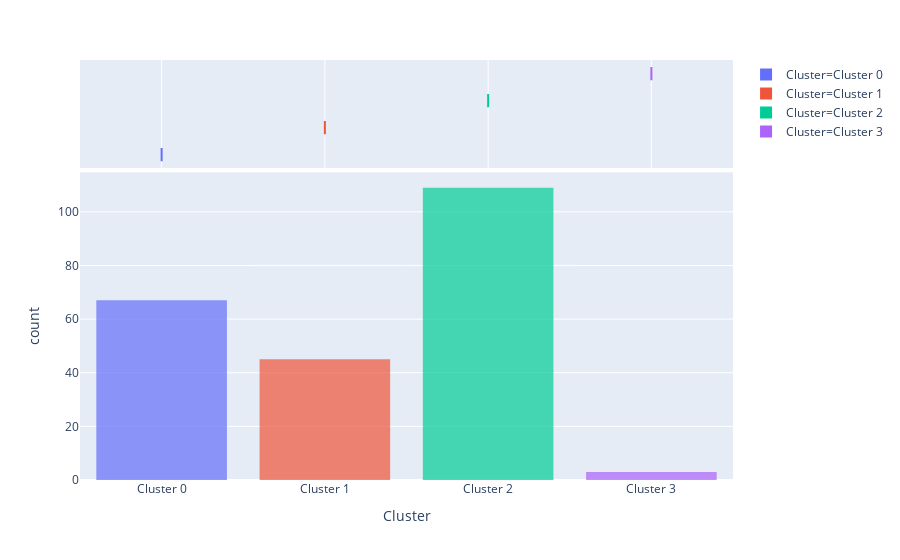

Write notebook code for a chart like this one.
### Code cell
plot_model(kmeans, plot = 'distribution')

### Figure 1 — Plotly figure (JSON) as saved in the notebook; plotly's stock layout.template omitted (floating-point values rounded to 4 significant figures; data arrays with more than 128 entries replaced by an {"elided": "..."} marker saying what was removed)
{"data": [{"alignmentgroup": "True", "bingroup": "x", "hoverlabel": {"namelength": 0}, "hovertemplate": "Cluster=%{x}<br>count=%{y}", "legendgroup": "Cluster=Cluster 0", "marker": {"color": "#636efa", "opacity": 0.7}, "name": "Cluster=Cluster 0", "offsetgroup": "Cluster=Cluster 0", "orientation": "v", "showlegend": true, "type": "histogram", "x": ["Cluster 0", "Cluster 0", "Cluster 0", "Cluster 0", "Cluster 0", "Cluster 0", "Cluster 0", "Cluster 0", "Cluster 0", "Cluster 0", "Cluster 0", "Cluster 0", "Cluster 0", "Cluster 0", "Cluster 0", "Cluster 0", "Cluster 0", "Cluster 0", "Cluster 0", "Cluster 0", "Cluster 0", "Cluster 0", "Cluster 0", "Cluster 0", "Cluster 0", "Cluster 0", "Cluster 0", "Cluster 0", "Cluster 0", "Cluster 0", "Cluster 0", "Cluster 0", "Cluster 0", "Cluster 0", "Cluster 0", "Cluster 0", "Cluster 0", "Cluster 0", "Cluster 0", "Cluster 0", "Cluster 0", "Cluster 0", "Cluster 0", "Cluster 0", "Cluster 0", "Cluster 0", "Cluster 0", "Cluster 0", "Cluster 0", "Cluster 0", "Cluster 0", "Cluster 0", "Cluster 0", "Cluster 0", "Cluster 0", "Cluster 0", "Cluster 0", "Cluster 0", "Cluster 0", "Cluster 0", "Cluster 0", "Cluster 0", "Cluster 0", "Cluster 0", "Cluster 0", "Cluster 0", "Cluster 0"], "xaxis": "x", "yaxis": "y"}, {"alignmentgroup": "True", "customdata": {"elided": "67x22 mixed values"}, "hoverlabel": {"namelength": 0}, "hovertemplate": "Cluster=%{customdata[21]}<br>Country Name=%{customdata[0]}<br>1995=%{customdata[1]}<br>1996=%{customdata[2]}<br>1997=%{customdata[3]}<br>1998=%{customdata[4]}<br>1999=%{customdata[5]}<br>2000=%{customdata[6]}<br>2001=%{customdata[7]}<br>2002=%{customdata[8]}<br>2003=%{customdata[9]}<br>2004=%{customdata[10]}<br>2005=%{customdata[11]}<br>2006=%{customdata[12]}<br>2007=%{customdata[13]}<br>2008=%{customdata[14]}<br>2009=%{customdata[15]}<br>2010=%{customdata[16]}<br>2011=%{customdata[17]}<br>2012=%{customdata[18]}<br>2013=%{customdata[19]}<br>2014=%{customdata[20]}", "legendgroup": "Cluster=Cluster 0", "marker": {"color": "#636efa"}, "name": "Cluster=Cluster 0", "notched": true, "offsetgroup": "Cluster=Cluster 0", "showlegend": false, "type": "box", "x": ["Cluster 0", "Cluster 0", "Cluster 0", "Cluster 0", "Cluster 0", "Cluster 0", "Cluster 0", "Cluster 0", "Cluster 0", "Cluster 0", "Cluster 0", "Cluster 0", "Cluster 0", "Cluster 0", "Cluster 0", "Cluster 0", "Cluster 0", "Cluster 0", "Cluster 0", "Cluster 0", "Cluster 0", "Cluster 0", "Cluster 0", "Cluster 0", "Cluster 0", "Cluster 0", "Cluster 0", "Cluster 0", "Cluster 0", "Cluster 0", "Cluster 0", "Cluster 0", "Cluster 0", "Cluster 0", "Cluster 0", "Cluster 0", "Cluster 0", "Cluster 0", "Cluster 0", "Cluster 0", "Cluster 0", "Cluster 0", "Cluster 0", "Cluster 0", "Cluster 0", "Cluster 0", "Cluster 0", "Cluster 0", "Cluster 0", "Cluster 0", "Cluster 0", "Cluster 0", "Cluster 0", "Cluster 0", "Cluster 0", "Cluster 0", "Cluster 0", "Cluster 0", "Cluster 0", "Cluster 0", "Cluster 0", "Cluster 0", "Cluster 0", "Cluster 0", "Cluster 0", "Cluster 0", "Cluster 0"], "xaxis": "x2", "yaxis": "y2"}, {"alignmentgroup": "True", "bingroup": "x", "hoverlabel": {"namelength": 0}, "hovertemplate": "Cluster=%{x}<br>count=%{y}", "legendgroup": "Cluster=Cluster 1", "marker": {"color": "#EF553B", "opacity": 0.7}, "name": "Cluster=Cluster 1", "offsetgroup": "Cluster=Cluster 1", "orientation": "v", "showlegend": true, "type": "histogram", "x": ["Cluster 1", "Cluster 1", "Cluster 1", "Cluster 1", "Cluster 1", "Cluster 1", "Cluster 1", "Cluster 1", "Cluster 1", "Cluster 1", "Cluster 1", "Cluster 1", "Cluster 1", "Cluster 1", "Cluster 1", "Cluster 1", "Cluster 1", "Cluster 1", "Cluster 1", "Cluster 1", "Cluster 1", "Cluster 1", "Cluster 1", "Cluster 1", "Cluster 1", "Cluster 1", "Cluster 1", "Cluster 1", "Cluster 1", "Cluster 1", "Cluster 1", "Cluster 1", "Cluster 1", "Cluster 1", "Cluster 1", "Cluster 1", "Cluster 1", "Cluster 1", "Cluster 1", "Cluster 1", "Cluster 1", "Cluster 1", "Cluster 1", "Cluster 1", "Cluster 1"], "xaxis": "x", "yaxis": "y"}, {"alignmentgroup": "True", "customdata": {"elided": "45x22 mixed values"}, "hoverlabel": {"namelength": 0}, "hovertemplate": "Cluster=%{customdata[21]}<br>Country Name=%{customdata[0]}<br>1995=%{customdata[1]}<br>1996=%{customdata[2]}<br>1997=%{customdata[3]}<br>1998=%{customdata[4]}<br>1999=%{customdata[5]}<br>2000=%{customdata[6]}<br>2001=%{customdata[7]}<br>2002=%{customdata[8]}<br>2003=%{customdata[9]}<br>2004=%{customdata[10]}<br>2005=%{customdata[11]}<br>2006=%{customdata[12]}<br>2007=%{customdata[13]}<br>2008=%{customdata[14]}<br>2009=%{customdata[15]}<br>2010=%{customdata[16]}<br>2011=%{customdata[17]}<br>2012=%{customdata[18]}<br>2013=%{customdata[19]}<br>2014=%{customdata[20]}", "legendgroup": "Cluster=Cluster 1", "marker": {"color": "#EF553B"}, "name": "Cluster=Cluster 1", "notched": true, "offsetgroup": "Cluster=Cluster 1", "showlegend": false, "type": "box", "x": ["Cluster 1", "Cluster 1", "Cluster 1", "Cluster 1", "Cluster 1", "Cluster 1", "Cluster 1", "Cluster 1", "Cluster 1", "Cluster 1", "Cluster 1", "Cluster 1", "Cluster 1", "Cluster 1", "Cluster 1", "Cluster 1", "Cluster 1", "Cluster 1", "Cluster 1", "Cluster 1", "Cluster 1", "Cluster 1", "Cluster 1", "Cluster 1", "Cluster 1", "Cluster 1", "Cluster 1", "Cluster 1", "Cluster 1", "Cluster 1", "Cluster 1", "Cluster 1", "Cluster 1", "Cluster 1", "Cluster 1", "Cluster 1", "Cluster 1", "Cluster 1", "Cluster 1", "Cluster 1", "Cluster 1", "Cluster 1", "Cluster 1", "Cluster 1", "Cluster 1"], "xaxis": "x2", "yaxis": "y2"}, {"alignmentgroup": "True", "bingroup": "x", "hoverlabel": {"namelength": 0}, "hovertemplate": "Cluster=%{x}<br>count=%{y}", "legendgroup": "Cluster=Cluster 2", "marker": {"color": "#00cc96", "opacity": 0.7}, "name": "Cluster=Cluster 2", "offsetgroup": "Cluster=Cluster 2", "orientation": "v", "showlegend": true, "type": "histogram", "x": ["Cluster 2", "Cluster 2", "Cluster 2", "Cluster 2", "Cluster 2", "Cluster 2", "Cluster 2", "Cluster 2", "Cluster 2", "Cluster 2", "Cluster 2", "Cluster 2", "Cluster 2", "Cluster 2", "Cluster 2", "Cluster 2", "Cluster 2", "Cluster 2", "Cluster 2", "Cluster 2", "Cluster 2", "Cluster 2", "Cluster 2", "Cluster 2", "Cluster 2", "Cluster 2", "Cluster 2", "Cluster 2", "Cluster 2", "Cluster 2", "Cluster 2", "Cluster 2", "Cluster 2", "Cluster 2", "Cluster 2", "Cluster 2", "Cluster 2", "Cluster 2", "Cluster 2", "Cluster 2", "Cluster 2", "Cluster 2", "Cluster 2", "Cluster 2", "Cluster 2", "Cluster 2", "Cluster 2", "Cluster 2", "Cluster 2", "Cluster 2", "Cluster 2", "Cluster 2", "Cluster 2", "Cluster 2", "Cluster 2", "Cluster 2", "Cluster 2", "Cluster 2", "Cluster 2", "Cluster 2", "Cluster 2", "Cluster 2", "Cluster 2", "Cluster 2", "Cluster 2", "Cluster 2", "Cluster 2", "Cluster 2", "Cluster 2", "Cluster 2", "Cluster 2", "Cluster 2", "Cluster 2", "Cluster 2", "Cluster 2", "Cluster 2", "Cluster 2", "Cluster 2", "Cluster 2", "Cluster 2", "Cluster 2", "Cluster 2", "Cluster 2", "Cluster 2", "Cluster 2", "Cluster 2", "Cluster 2", "Cluster 2", "Cluster 2", "Cluster 2", "Cluster 2", "Cluster 2", "Cluster 2", "Cluster 2", "Cluster 2", "Cluster 2", "Cluster 2", "Cluster 2", "Cluster 2", "Cluster 2", "Cluster 2", "Cluster 2", "Cluster 2", "Cluster 2", "Cluster 2", "Cluster 2", "Cluster 2", "Cluster 2", "Cluster 2"], "xaxis": "x", "yaxis": "y"}, {"alignmentgroup": "True", "customdata": {"elided": "109x22 mixed values"}, "hoverlabel": {"namelength": 0}, "hovertemplate": "Cluster=%{customdata[21]}<br>Country Name=%{customdata[0]}<br>1995=%{customdata[1]}<br>1996=%{customdata[2]}<br>1997=%{customdata[3]}<br>1998=%{customdata[4]}<br>1999=%{customdata[5]}<br>2000=%{customdata[6]}<br>2001=%{customdata[7]}<br>2002=%{customdata[8]}<br>2003=%{customdata[9]}<br>2004=%{customdata[10]}<br>2005=%{customdata[11]}<br>2006=%{customdata[12]}<br>2007=%{customdata[13]}<br>2008=%{customdata[14]}<br>2009=%{customdata[15]}<br>2010=%{customdata[16]}<br>2011=%{customdata[17]}<br>2012=%{customdata[18]}<br>2013=%{customdata[19]}<br>2014=%{customdata[20]}", "legendgroup": "Cluster=Cluster 2", "marker": {"color": "#00cc96"}, "name": "Cluster=Cluster 2", "notched": true, "offsetgroup": "Cluster=Cluster 2", "showlegend": false, "type": "box", "x": ["Cluster 2", "Cluster 2", "Cluster 2", "Cluster 2", "Cluster 2", "Cluster 2", "Cluster 2", "Cluster 2", "Cluster 2", "Cluster 2", "Cluster 2", "Cluster 2", "Cluster 2", "Cluster 2", "Cluster 2", "Cluster 2", "Cluster 2", "Cluster 2", "Cluster 2", "Cluster 2", "Cluster 2", "Cluster 2", "Cluster 2", "Cluster 2", "Cluster 2", "Cluster 2", "Cluster 2", "Cluster 2", "Cluster 2", "Cluster 2", "Cluster 2", "Cluster 2", "Cluster 2", "Cluster 2", "Cluster 2", "Cluster 2", "Cluster 2", "Cluster 2", "Cluster 2", "Cluster 2", "Cluster 2", "Cluster 2", "Cluster 2", "Cluster 2", "Cluster 2", "Cluster 2", "Cluster 2", "Cluster 2", "Cluster 2", "Cluster 2", "Cluster 2", "Cluster 2", "Cluster 2", "Cluster 2", "Cluster 2", "Cluster 2", "Cluster 2", "Cluster 2", "Cluster 2", "Cluster 2", "Cluster 2", "Cluster 2", "Cluster 2", "Cluster 2", "Cluster 2", "Cluster 2", "Cluster 2", "Cluster 2", "Cluster 2", "Cluster 2", "Cluster 2", "Cluster 2", "Cluster 2", "Cluster 2", "Cluster 2", "Cluster 2", "Cluster 2", "Cluster 2", "Cluster 2", "Cluster 2", "Cluster 2", "Cluster 2", "Cluster 2", "Cluster 2", "Cluster 2", "Cluster 2", "Cluster 2", "Cluster 2", "Cluster 2", "Cluster 2", "Cluster 2", "Cluster 2", "Cluster 2", "Cluster 2", "Cluster 2", "Cluster 2", "Cluster 2", "Cluster 2", "Cluster 2", "Cluster 2", "Cluster 2", "Cluster 2", "Cluster 2", "Cluster 2", "Cluster 2", "Cluster 2", "Cluster 2", "Cluster 2", "Cluster 2"], "xaxis": "x2", "yaxis": "y2"}, {"alignmentgroup": "True", "bingroup": "x", "hoverlabel": {"namelength": 0}, "hovertemplate": "Cluster=%{x}<br>count=%{y}", "legendgroup": "Cluster=Cluster 3", "marker": {"color": "#ab63fa", "opacity": 0.7}, "name": "Cluster=Cluster 3", "offsetgroup": "Cluster=Cluster 3", "orientation": "v", "showlegend": true, "type": "histogram", "x": ["Cluster 3", "Cluster 3", "Cluster 3"], "xaxis": "x", "yaxis": "y"}, {"alignmentgroup": "True", "customdata": [["Nauru", 12.33, 11.59, 11.83, 12.56, 12.34, 12.55, 13.31, 14.54, 13.45, 10.65, 11.62, 12.58, 18.1, 15.61, 8.728, 8.455, 7.111, 6.524, 4.192, 2.868, "Cluster 3"], ["Tuvalu", 7.96, 11.27, 8.088, 8.614, 9.222, 15.67, 17.27, 14.39, 21.65, 16.75, 18.23, 19.26, 16.86, 13.27, 12.69, 16.63, 16.84, 13.64, 16.48, 16.4, "Cluster 3"], ["Marshall Islands", 28.05, 16.68, 17.17, 15.65, 15.43, 19.24, 16.07, 14.84, 14.21, 15.09, 14.68, 17.06, 17.59, 16.48, 16.03, 14.4, 14.27, 13.91, 14.55, 14.45, "Cluster 3"]], "hoverlabel": {"namelength": 0}, "hovertemplate": "Cluster=%{customdata[21]}<br>Country Name=%{customdata[0]}<br>1995=%{customdata[1]}<br>1996=%{customdata[2]}<br>1997=%{customdata[3]}<br>1998=%{customdata[4]}<br>1999=%{customdata[5]}<br>2000=%{customdata[6]}<br>2001=%{customdata[7]}<br>2002=%{customdata[8]}<br>2003=%{customdata[9]}<br>2004=%{customdata[10]}<br>2005=%{customdata[11]}<br>2006=%{customdata[12]}<br>2007=%{customdata[13]}<br>2008=%{customdata[14]}<br>2009=%{customdata[15]}<br>2010=%{customdata[16]}<br>2011=%{customdata[17]}<br>2012=%{customdata[18]}<br>2013=%{customdata[19]}<br>2014=%{customdata[20]}", "legendgroup": "Cluster=Cluster 3", "marker": {"color": "#ab63fa"}, "name": "Cluster=Cluster 3", "notched": true, "offsetgroup": "Cluster=Cluster 3", "showlegend": false, "type": "box", "x": ["Cluster 3", "Cluster 3", "Cluster 3"], "xaxis": "x2", "yaxis": "y2"}], "layout": {"autosize": true, "barmode": "relative", "legend": {"tracegroupgap": 0}, "margin": {"t": 60}, "xaxis": {"anchor": "y", "autorange": true, "categoryarray": ["Cluster 0", "Cluster 1", "Cluster 2", "Cluster 3"], "categoryorder": "array", "domain": [0, 1], "range": [-0.5, 3.5], "title": {"text": "Cluster"}, "type": "category"}, "xaxis2": {"anchor": "y2", "autorange": true, "domain": [0, 1], "matches": "x", "range": [-0.5, 3.5], "showgrid": true, "showticklabels": false, "type": "category"}, "yaxis": {"anchor": "x", "autorange": true, "domain": [0, 0.7326], "range": [0, 114.7], "title": {"text": "count"}}, "yaxis2": {"anchor": "x2", "autorange": true, "domain": [0.7426, 1], "matches": "y2", "range": [-0.5, 3.5], "showgrid": false, "showline": false, "showticklabels": false, "ticks": "", "type": "category"}}}
